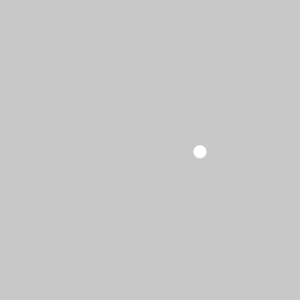
Frame 1 (no input)
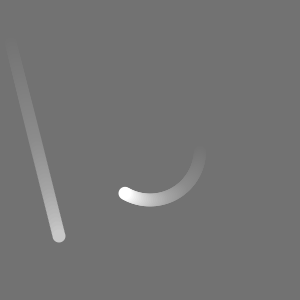
Frame 60 (the mouse pressed at the canvas centre just before this capture)
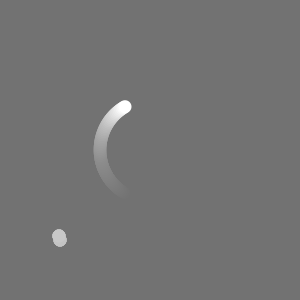
Frame 120 (the mouse held since frame 60 and released just before this capture)

The Processing sketch that drew these frames (run headless with seeded random() and noise(); from frame 60 on, the mouse is pressed at the canvas centre):

// Processing sketch: processing_94243
// ── processing_94243.pde


//first cicle
float xPos; 
float yPos; 

float angle; 
float angle_rad; 
float xPos2; 
float yPos2; 
float xPos_new;  
float yPos_new; 

// second circle 
float xPos3; 
float yPos3;  
float speed1 = 1; 
float speed2 = 4;



void setup() {
  size(300, 300); 

  noStroke(); 
  xPos = width/2; 
  yPos= height/2;
  angle = 0.0; 

  xPos3= 0.0; 
  yPos3 =  0.0;
}



void draw() {

  // transparenz des schweifs....
  fill(100, 10); 
  rect (0, 0, height, width);


 /* fill (255, 255, 255); 
  ellipse(xPos, yPos, 3, 3);*/

  if (angle <= 180) {
    angle = angle + 1.0 ;  
    angle_rad= angle* 2*PI/ 180; 
    xPos2 = cos(angle_rad) *50; 
    yPos2 = sin(angle_rad) *50 ; 

    xPos_new = xPos + xPos2; 
    yPos_new = yPos + yPos2;  

    fill (255, 255, 255); 
    ellipse(xPos_new, yPos_new, 13, 13);

    /* 
     fill(255, 255, 255); 
     line(xPos, yPos, xPos_new, yPos_new); 
     */
  }

  else {
    angle = 0.0 ;
  }

  fill (200); 
  ellipse(xPos3, yPos3, 13, 13 ); 

  if (yPos3 > height || yPos3 < 0 ) {
    
      speed2 = speed2 * -1; 
    
  }
  if (xPos3 > width || xPos3 < 0 ) {
    
      speed1 = speed1 * -1;
     
  }
  if (mousePressed){ 
  
  speed1 = speed1 * -1;
    
    } 
    
    if (mousePressed){
    speed2 = speed2 * -1;
    
    }
    
   
xPos3 = xPos3 + speed1; 
yPos3 = yPos3 + speed2;

}

/* diese Methode soll nach satz des Pythagras, dn abstand der Kugel vom Mittelunkt,
   und diesen nie Überschreiten, d.h. sobald der kleiner null ist soll der Ball 
   die Richtung ändern */  

float Pytho(float x1, float y1, float x2, float y2, float r1, float r2){

  float result;  
  float a;
  float b; 
  float c;    
  
  // Abstand der beiden Kreismittelpunte voneinander 
  
  c = dist (x1, x2, y1, y2); 
  c = c - (r1+r2); 
 
  

return c; 
}
